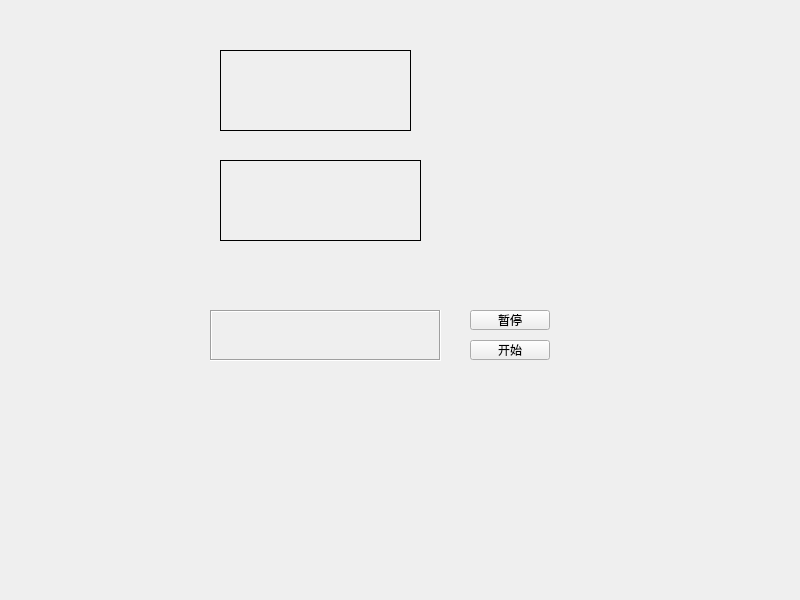
<?xml version="1.0" encoding="UTF-8"?>
<ui version="4.0">
 <class>Widget</class>
 <widget class="QWidget" name="Widget">
  <property name="geometry">
   <rect>
    <x>0</x>
    <y>0</y>
    <width>800</width>
    <height>600</height>
   </rect>
  </property>
  <property name="windowTitle">
   <string>Widget</string>
  </property>
  <widget class="MyLabel" name="label">
   <property name="geometry">
    <rect>
     <x>220</x>
     <y>50</y>
     <width>191</width>
     <height>81</height>
    </rect>
   </property>
   <property name="frameShape">
    <enum>QFrame::Panel</enum>
   </property>
   <property name="text">
    <string/>
   </property>
  </widget>
  <widget class="QLabel" name="label_2">
   <property name="geometry">
    <rect>
     <x>220</x>
     <y>160</y>
     <width>201</width>
     <height>81</height>
    </rect>
   </property>
   <property name="frameShape">
    <enum>QFrame::Box</enum>
   </property>
   <property name="text">
    <string/>
   </property>
  </widget>
  <widget class="QLabel" name="label_3">
   <property name="geometry">
    <rect>
     <x>210</x>
     <y>310</y>
     <width>231</width>
     <height>51</height>
    </rect>
   </property>
   <property name="frameShape">
    <enum>QFrame::Box</enum>
   </property>
   <property name="frameShadow">
    <enum>QFrame::Sunken</enum>
   </property>
   <property name="text">
    <string/>
   </property>
  </widget>
  <widget class="QPushButton" name="pushButton">
   <property name="geometry">
    <rect>
     <x>470</x>
     <y>310</y>
     <width>80</width>
     <height>20</height>
    </rect>
   </property>
   <property name="text">
    <string>暂停</string>
   </property>
  </widget>
  <widget class="QPushButton" name="push">
   <property name="geometry">
    <rect>
     <x>470</x>
     <y>340</y>
     <width>80</width>
     <height>20</height>
    </rect>
   </property>
   <property name="text">
    <string>开始</string>
   </property>
  </widget>
 </widget>
 <customwidgets>
  <customwidget>
   <class>MyLabel</class>
   <extends>QLabel</extends>
   <header>mylabel.h</header>
  </customwidget>
 </customwidgets>
 <resources/>
 <connections/>
</ui>
